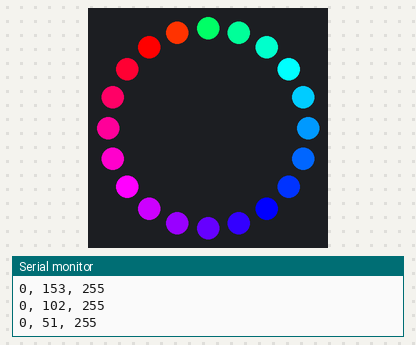
Simulated run of this sketch. Board: Arduino Uno, built with avr-gcc and run on an emulated ATmega328P. On the bench: 20 RGB LEDs in a ring, first at the top, clockwise, the last lines printed to the serial monitor.

Above: at 0.45 s.
At 5.56 s:
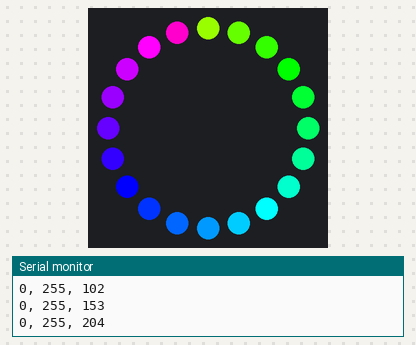
At 10.37 s:
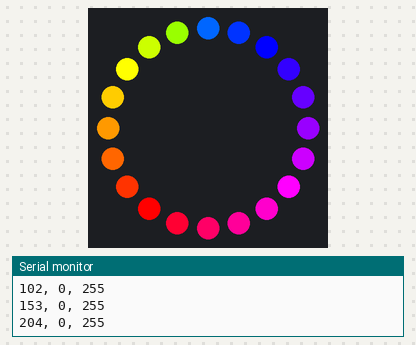
At 20.3 s:
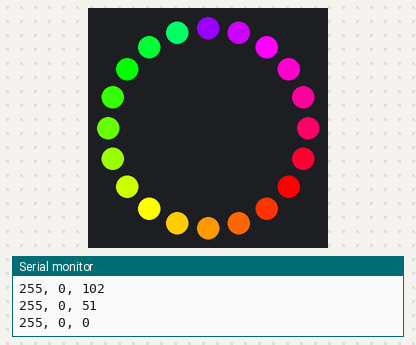
At 29.92 s:
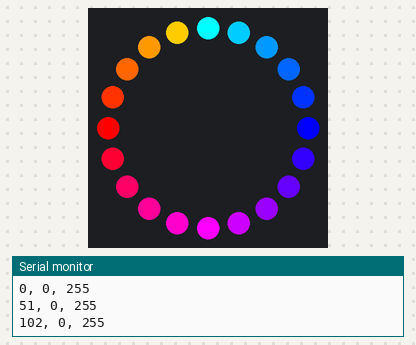
At 39.84 s:
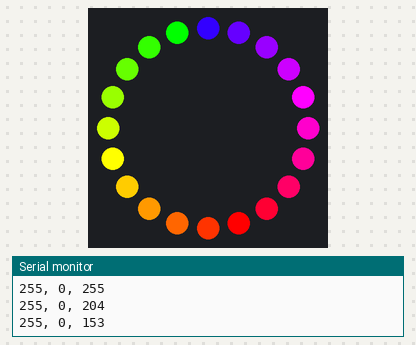

The sketch:

RainbowD.ino
```cpp
//==Version D==
//-Obnoxious declarations to reduce lines
//-LED Values determined by Rainbow State
#include <Adafruit_NeoPixel.h>
#define PIN 2

const int stripLength = 20;
int ledStripA[stripLength][3] = {},
    rainCycle = 0,
    rainState,
	stepSize=51;

Adafruit_NeoPixel ledStrip = Adafruit_NeoPixel(stripLength, PIN, NEO_GRB + NEO_KHZ800);


void setup ()
{
    Serial.begin(9600);
    ledStrip.begin();
}
void loop()
{
    for(int i = 0; i < stripLength; i++)
    {
        rainState = rainCycle + (i*stepSize);
        while(rainState > 1530)
        {
            rainState -= 1530;
        }

		ledStripA[i][0] = ( ((rainState <= 255)||(rainState > 1275 )) ? 255 : ((rainState <= 510) ? (510-rainState) : ((rainState <= 1020) ? 0 : (rainState-1020))));
		ledStripA[i][1] = ( (rainState <= 255) ? rainState : ((rainState <= 765)? 255 :  ((rainState <= 1020)? (1020-rainState) : 0)));
		ledStripA[i][2] = ( (rainState <= 510) ? 0 : ((rainState <= 765) ? (rainState-510) : ((rainState <= 1275)? 255 : (1530-rainState))));


        ledStrip.setPixelColor(i, ledStrip.Color(ledStripA[i][0], ledStripA[i][1], ledStripA[i][2]));
		delay(1);
    }

    ledStrip.show();
    rainCycle+=stepSize;

    if(rainCycle >= 1530)
    {
        rainCycle=0;
    }
     Serial.println(ledToString(ledStripA[0]));

}

String ledToString(int ledA[])
{
    String s = "";
    s += ledA[0];
    s += ", ";
    s += ledA[1];
    s += ", ";
    s += ledA[2];
    return s;
}
```
